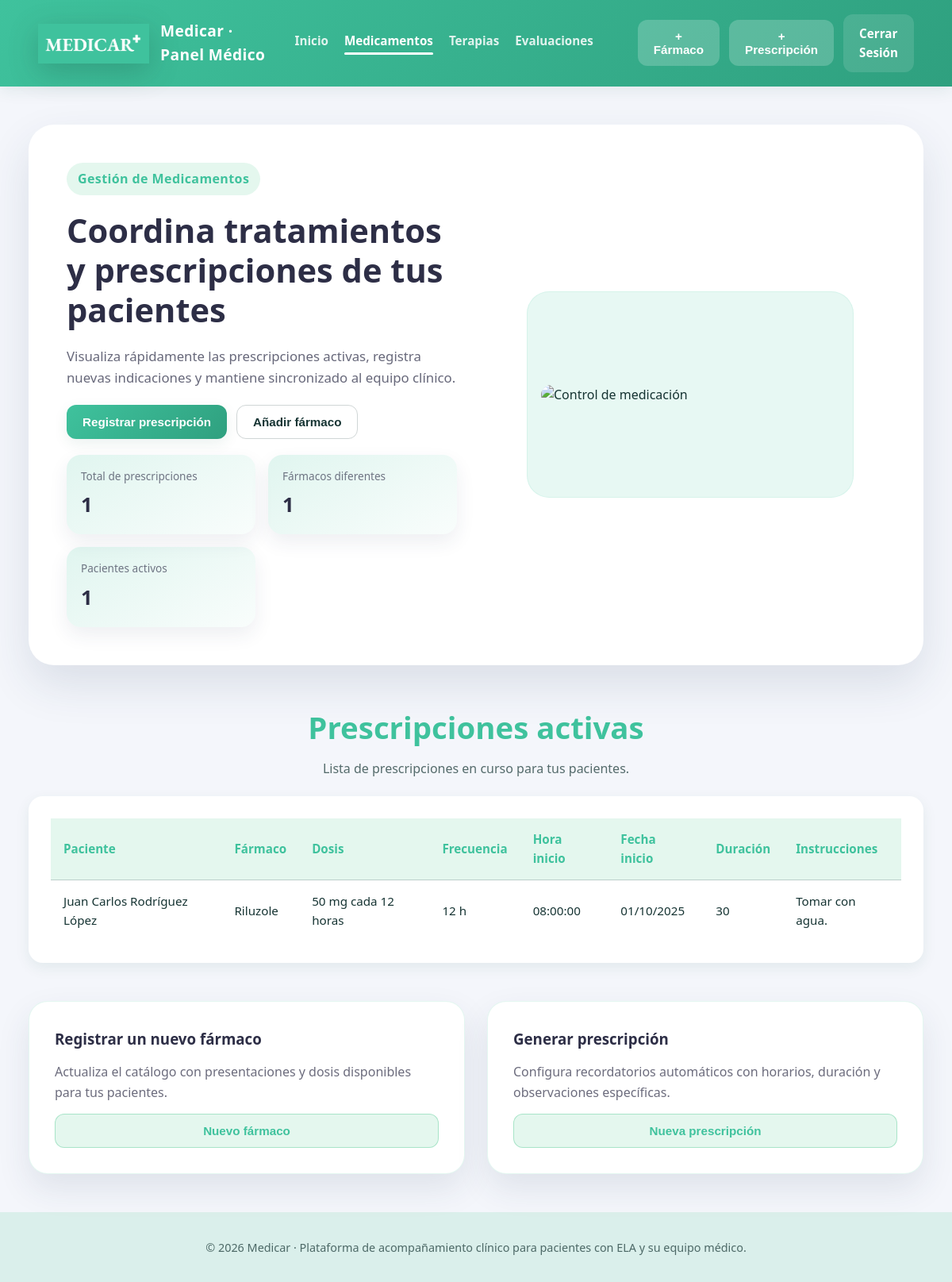
The app's page /medicamentos.php (signed in) with its own data.
### tables this page shows
CREATE TABLE IF NOT EXISTS prescripciones (
    id INT AUTO_INCREMENT PRIMARY KEY,
    paciente_id INT,
    farmaco_id INT,
    dosis VARCHAR(100),
    frecuencia_horas INT,
    hora_inicio TIME,
    fecha_inicio DATE,
    duracion_dias INT NULL,
    instrucciones TEXT,
    activo BOOLEAN DEFAULT TRUE,
    FOREIGN KEY (paciente_id) REFERENCES pacientes(id),
    FOREIGN KEY (farmaco_id) REFERENCES farmacos(id)
);

CREATE TABLE IF NOT EXISTS farmacos (
    id INT AUTO_INCREMENT PRIMARY KEY,
    nombre VARCHAR(100),
    presentacion VARCHAR(100),
    descripcion TEXT
);

CREATE TABLE IF NOT EXISTS pacientes (
    id INT AUTO_INCREMENT PRIMARY KEY,
    nombre VARCHAR(100) NOT NULL,
    apellidos VARCHAR(100) NOT NULL,
    cedula VARCHAR(50) UNIQUE NOT NULL,
    fecha_nacimiento DATE,
    fecha_diagnostico DATE
);

### config.php (called while the page is built, shortened)
<?php
function formatearFecha(string $fecha): string {
    return date('d/m/Y', strtotime($fecha));
}
?>

### medicamentos.php (the view, shortened to what this page needs)
<?php
require_once 'config.php';
$database = new Database();
$conn = $database->getConnection();
$isPaciente = $_SESSION['role'] === 'paciente';
$queryPacientes = $isPaciente ? "SELECT id, nombre, apellidos FROM pacientes WHERE id = :paciente_id" : "SELECT id, nombre, apellidos FROM pacientes";
$stmt = $conn->prepare($queryPacientes);
$stmt->execute();
$pacientes = $stmt->fetchAll(PDO::FETCH_ASSOC);
$queryPresc = $isPaciente ?
    "SELECT p.id, pa.nombre, pa.apellidos, f.nombre AS farmaco, p.dosis, p.frecuencia_horas, p.hora_inicio, p.fecha_inicio, p.duracion_dias, p.instrucciones
     FROM prescripciones p
     JOIN pacientes pa ON p.paciente_id = pa.id
     JOIN farmacos f ON p.farmaco_id = f.id
     WHERE p.paciente_id = :paciente_id AND p.activo = TRUE" :
    "SELECT p.id, pa.nombre, pa.apellidos, f.nombre AS farmaco, p.dosis, p.frecuencia_horas, p.hora_inicio, p.fecha_inicio, p.duracion_dias, p.instrucciones
     FROM prescripciones p
     JOIN pacientes pa ON p.paciente_id = pa.id
     JOIN farmacos f ON p.farmaco_id = f.id
     WHERE p.activo = TRUE";
$stmt = $conn->prepare($queryPresc);
$stmt->execute();
$prescripciones = $stmt->fetchAll(PDO::FETCH_ASSOC);
$totalPrescripciones = count($prescripciones);
$farmacosActivos = count(array_unique(array_map(function ($p) {
    return $p['farmaco'];
}, $prescripciones)));
$pacientesActivos = $isPaciente ? 1 : count($pacientes);
?>
<!DOCTYPE html>
<html lang="es">
<head>
    <link rel="stylesheet" href="style.css">
</head>
<body class="meds-page">
    <?php
    $topbarExtra = !$isPaciente
        ? '<button class="btn btn-soft" onclick="mostrarModalFarmaco()">+ Fármaco</button>'
        . '<button class="btn btn-soft" onclick="mostrarModalPrescripcion()">+ Prescripción</button>'
        : '';
    require 'includes/header.php';
    ?>
    <main class="meds-main">
        <section class="meds-hero">
            <div class="meds-hero__content">
                <div class="brand-badge">Gestión de Medicamentos</div>
                <h1><?php echo $isPaciente ? 'Tus recordatorios y tratamientos activos' : 'Coordina tratamientos y prescripciones de tus pacientes'; ?></h1>
                <p>
                    <?php if ($isPaciente): ?>
                        Consulta tus dosis, horarios y notas personalizadas. Mantén el control de tu tratamiento diario con recordatorios claros.
                    <?php else: ?>
                        Visualiza rápidamente las prescripciones activas, registra nuevas indicaciones y mantiene sincronizado al equipo clínico.
                    <?php endif; ?>
                </p>
                <?php if (!$isPaciente): ?>
                    <div class="meds-hero__actions">
                        <button class="btn btn-primary" onclick="mostrarModalPrescripcion()">Registrar prescripción</button>
                        <button class="btn btn-outline" onclick="mostrarModalFarmaco()">Añadir fármaco</button>
                    </div>
                <?php endif; ?>
                <div class="meds-summary">
                    <div class="meds-summary__card">
                        <span>Total de prescripciones</span>
                        <strong><?php echo $totalPrescripciones; ?></strong>
                    </div>
                    <div class="meds-summary__card">
                        <span>Fármacos diferentes</span>
                        <strong><?php echo $farmacosActivos; ?></strong>
                    </div>
                    <div class="meds-summary__card">
                        <span><?php echo $isPaciente ? 'Tratamientos activos' : 'Pacientes activos'; ?></span>
                        <strong><?php echo $pacientesActivos; ?></strong>
                    </div>
                </div>
            </div>
            <figure class="meds-hero__figure">
                <img src="image/Toma de medicamentos.png" alt="Control de medicación">
            </figure>
        </section>
        <section class="meds-section">
            <div class="section-heading">
                <h2>Prescripciones activas</h2>
                <p><?php echo $isPaciente ? 'Revisa tus tratamientos vigentes y sus instrucciones.' : 'Lista de prescripciones en curso para tus pacientes.'; ?></p>
            </div>
            <div class="table-wrapper meds-table">
                <table>
                    <thead>
                        <tr>
                            <?php if (!$isPaciente): ?><th>Paciente</th><?php endif; ?>
                            <th>Fármaco</th>
                            <th>Dosis</th>
                            <th>Frecuencia</th>
                            <th>Hora inicio</th>
                            <th>Fecha inicio</th>
                            <th>Duración</th>
                            <th>Instrucciones</th>
                        </tr>
                    </thead>
                    <tbody>
                        <?php foreach ($prescripciones as $presc): ?>
                            <tr>
                                <?php if (!$isPaciente): ?>
                                    <td><?php echo htmlspecialchars($presc['nombre'] . ' ' . $presc['apellidos']); ?></td>
                                <?php endif; ?>
                                <td><?php echo htmlspecialchars($presc['farmaco']); ?></td>
                                <td><?php echo htmlspecialchars($presc['dosis']); ?></td>
                                <td><?php echo $presc['frecuencia_horas']; ?> h</td>
                                <td><?php echo $presc['hora_inicio']; ?></td>
                                <td><?php echo formatearFecha($presc['fecha_inicio']); ?></td>
                                <td><?php echo $presc['duracion_dias'] ?: 'Indefinido'; ?></td>
                                <td><?php echo htmlspecialchars($presc['instrucciones']); ?></td>
                            </tr>
                        <?php endforeach; ?>
                    </tbody>
                </table>
            </div>
        </section>
        <?php if (!$isPaciente): ?>
            <section class="meds-section">
                <div class="meds-grid">
                    <div class="info-card">
                        <h3>Registrar un nuevo fármaco</h3>
                        <p>Actualiza el catálogo con presentaciones y dosis disponibles para tus pacientes.</p>
                        <button class="btn btn-secondary" onclick="mostrarModalFarmaco()">Nuevo fármaco</button>
                    </div>
                    <div class="info-card">
                        <h3>Generar prescripción</h3>
                        <p>Configura recordatorios automáticos con horarios, duración y observaciones específicas.</p>
                        <button class="btn btn-secondary" onclick="mostrarModalPrescripcion()">Nueva prescripción</button>
                    </div>
                </div>
            </section>
        <?php endif; ?>
    </main>
    <?php require 'includes/footer.php'; ?>
</body>
</html>

### records on screen
prescripciones: farmaco.nombre "1", paciente.apellidos "Juan Carlos Rodríguez López", farmaco.nombre "Riluzole", dosis "50 mg cada 12 horas", frecuencia_horas "12", hora_inicio "08:00:00", fecha_inicio "01/10/2025", duracion_dias "30", instrucciones "Tomar con agua."

### other values on screen
$totalPrescripciones "1"
$pacientesActivos "1"
